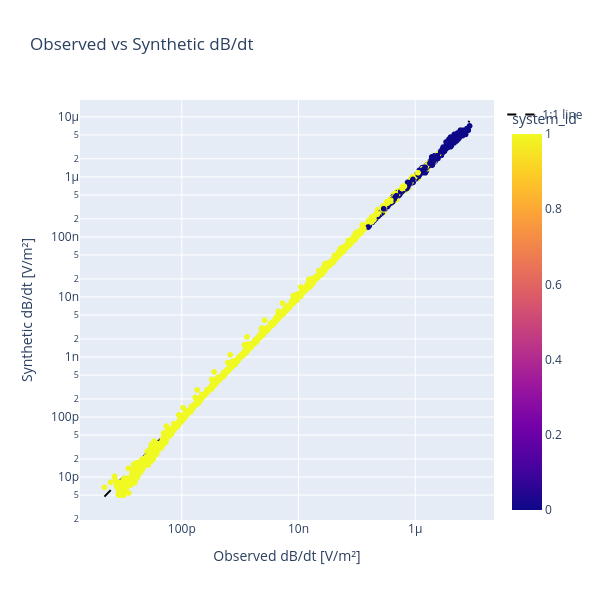

The notebook cell this image was saved under:
### Code cell
import pandas as pd
df_res2 = pd.read_csv('inversion_results.csv', index_col=0)

import plotly.express as px
import plotly.graph_objects as go

# Create scatter plot
fig = px.scatter(
    df_res2,
    x='dbdt',
    y='dbdt_syn',
    color='system_id',  # Color by system type
    hover_data=['site_id', 'gate_id', 'time'],  # Additional info on hover
    title='Observed vs Synthetic dB/dt',
    labels={
        'dbdt': 'Observed dB/dt [V/m²]',
        'dbdt_syn': 'Synthetic dB/dt [V/m²]'
    }
)

# Add 1:1 line for reference
min_val = min(df_res['dbdt'].min(), df_res['dbdt_syn'].min())
max_val = max(df_res['dbdt'].max(), df_res['dbdt_syn'].max())

fig.add_trace(
    go.Scatter(
        x=[min_val, max_val],
        y=[min_val, max_val],
        mode='lines',
        name='1:1 line',
        line=dict(color='black', dash='dash')
    )
)

# Set log scale for both axes
fig.update_layout(
    xaxis_type="log",
    yaxis_type="log",
    width=600,
    height=600
)

fig.show()

### Figure 1 — Plotly figure (JSON) as saved in the notebook; plotly's stock layout.template omitted (floating-point values rounded to 4 significant figures; data arrays with more than 128 entries replaced by an {"elided": "..."} marker saying what was removed)
{"data": [{"customdata": {"elided": "2464x3 float values"}, "hovertemplate": "Observed dB/dt [V/m²]=%{x}<br>Synthetic dB/dt [V/m²]=%{y}<br>site_id=%{customdata[0]}<br>gate_id=%{customdata[1]}<br>time=%{customdata[2]}<br>system_id=%{marker.color}<extra></extra>", "legendgroup": "", "marker": {"color": {"elided": "2464 int values"}, "coloraxis": "coloraxis", "symbol": "circle"}, "mode": "markers", "name": "", "showlegend": false, "type": "scattergl", "x": {"elided": "2464 float values"}, "xaxis": "x", "y": {"elided": "2464 float values"}, "yaxis": "y"}, {"line": {"color": "black", "dash": "dash"}, "mode": "lines", "name": "1:1 line", "type": "scatter", "x": [4.732e-12, 8.525e-06], "y": [4.732e-12, 8.525e-06]}], "layout": {"coloraxis": {"colorbar": {"title": {"text": "system_id"}}, "colorscale": [[0, "#0d0887"], [0.1111, "#46039f"], [0.2222, "#7201a8"], [0.3333, "#9c179e"], [0.4444, "#bd3786"], [0.5556, "#d8576b"], [0.6667, "#ed7953"], [0.7778, "#fb9f3a"], [0.8889, "#fdca26"], [1, "#f0f921"]]}, "height": 600, "legend": {"tracegroupgap": 0}, "title": {"text": "Observed vs Synthetic dB/dt"}, "width": 600, "xaxis": {"anchor": "y", "domain": [0, 1], "title": {"text": "Observed dB/dt [V/m²]"}, "type": "log"}, "yaxis": {"anchor": "x", "domain": [0, 1], "title": {"text": "Synthetic dB/dt [V/m²]"}, "type": "log"}}}
